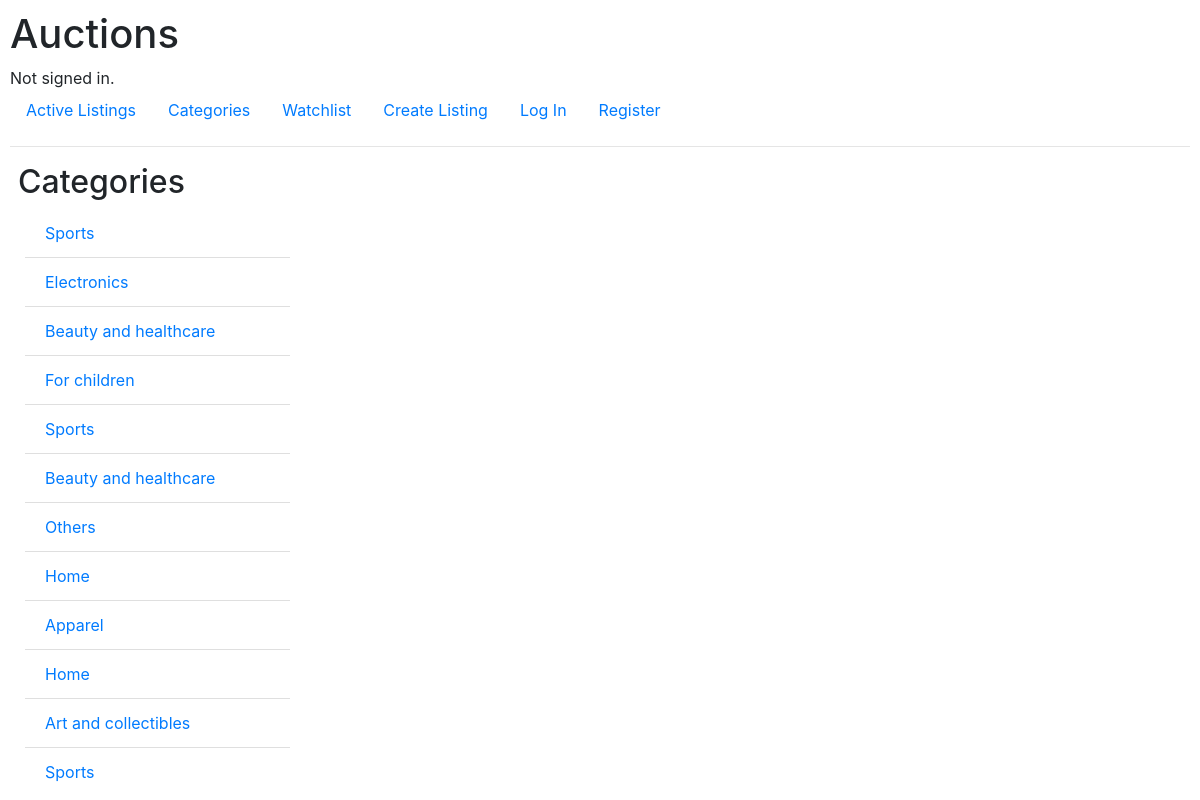
The page /categories on the database as committed earlier.
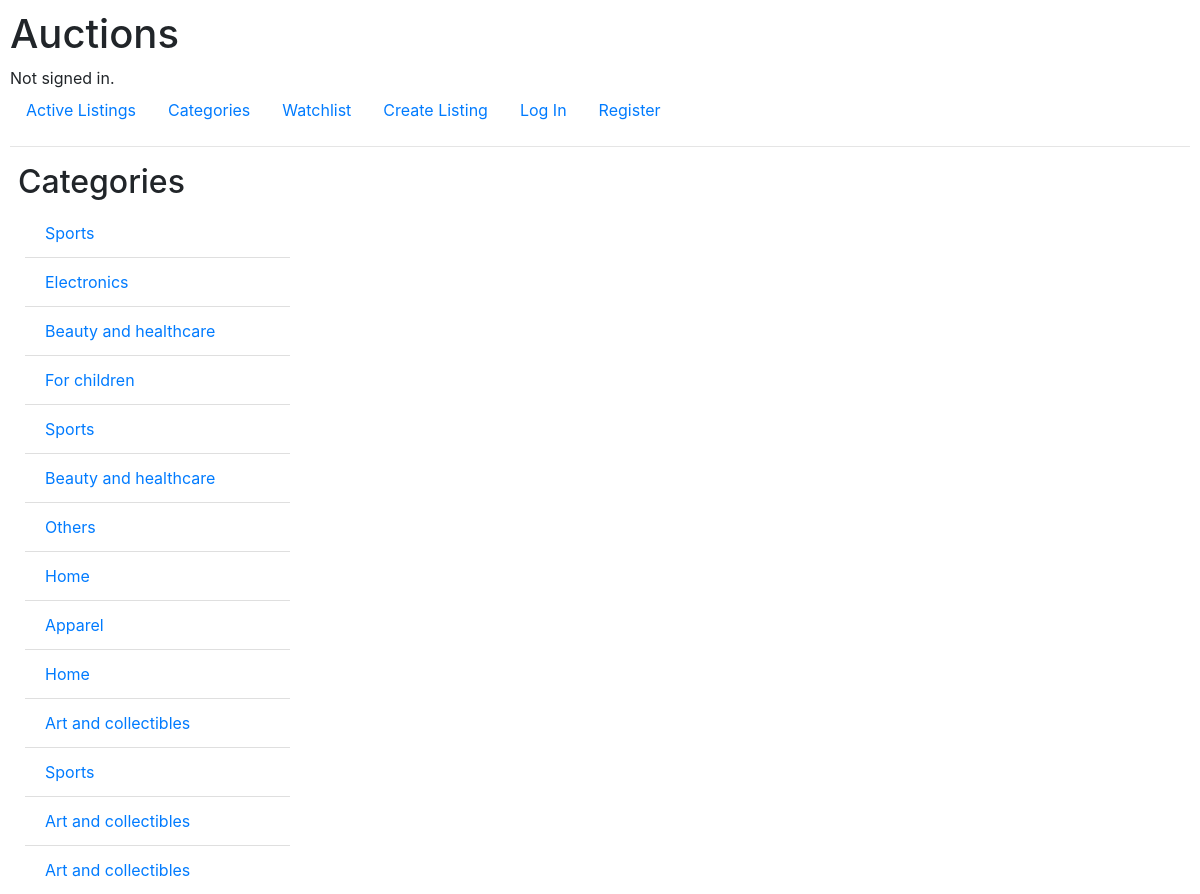
The same page on the database as committed later.
### auctions/models.py (models this page shows, shortened)
class Listing(models.Model):
    title = models.CharField(max_length=64)
    description = models.TextField()
    minPrice = models.IntegerField()
    image = models.ImageField(upload_to="images/",blank=True)
    owner = models.ForeignKey(User, on_delete=models.CASCADE, related_name="myItems")
    category = models.ForeignKey(Catergory, on_delete=models.CASCADE, related_name="items")
    created_at = models.DateTimeField(auto_now_add=True)
    active = models.BooleanField()

class Catergory(models.Model):
    title = models.CharField(max_length=64)
    def __str__(self):
        return f"{self.title}"

### auctions/views.py (the view)
# urls.py: path("categories", views.categories, name="categories"),
def categories(request):
    cats = set(Listing.objects.only('category'))
    return render(request,"auctions/categories.html",{
        "categories": cats
    })

### auctions/templates/auctions/categories.html
{% extends "auctions/layout.html" %}
{% block body %}
<h2 class="m-2">Categories</h2>
<div class="container float-left w-25">
    <ul class="list-group list-group-flush">
        {% for i in categories %}
            <li class="list-group-item">
                <a href="{% url 'category' i.category %}">{{i.category}}</a>
            </li>
        {% endfor %}
    </ul>
</div>
{% endblock %}

Rows that differ between the two databases and show on the page:
added Listing: category "Art and collectibles"
added Listing: category "Art and collectibles"
